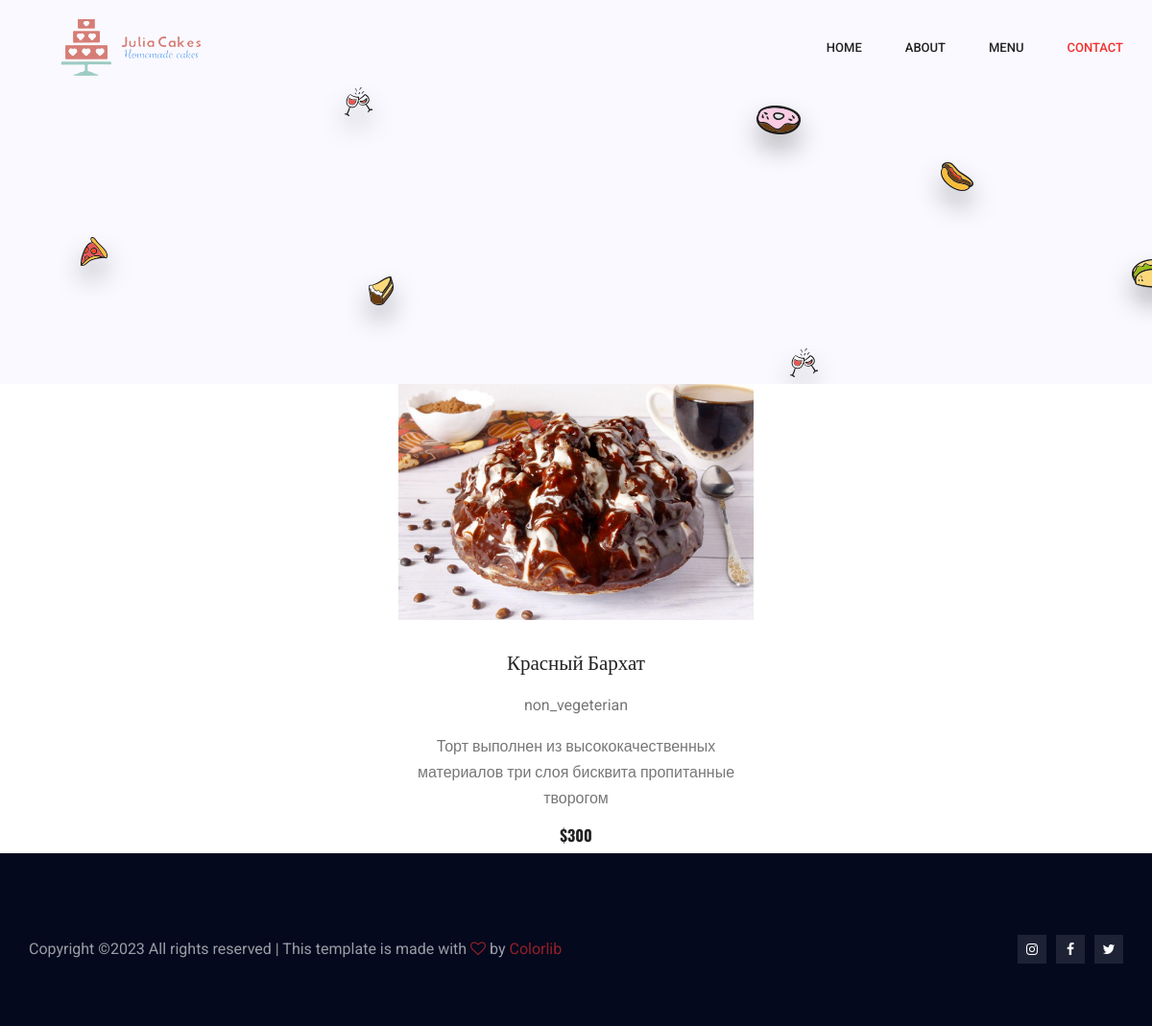
/cake_detail/2, run on the app's committed database.
### main/models.py (models this page shows, shortened)
class Cakes(models.Model):
    VEGETERIAN_CHOISE = [
        ('vegeterian', 'For Vegeterian'),
        ('non_vegeterian', ' No Vegeterian'),
    ]
    title = models.CharField(max_length=100)
    composition = models.CharField(max_length=100)
    layer_number = models.PositiveIntegerField()
    vegetarion_type = models.CharField(max_length=14, choices=VEGETERIAN_CHOISE)
    rating = models.IntegerField(validators=[
        MinValueValidator(0),
        MaxValueValidator(5),
    ])
    price = models.PositiveIntegerField()
    photo = models.ImageField(upload_to='')
    class Meta:
        verbose_name = "Торт"
        verbose_name_plural = "Торты"

### main/views.py (the view)
# urls.py: path('cake_detail/<int:pk>', cake_detail, name='cake_detail'),
def cake_detail(request, pk):
    cake = Cakes.objects.get(pk=pk)
    context = {
        'cake': cake,
    }
    return render(request, 'main/cake_detail.html', context)

### main/context_processors.py (called while the page is built)
def user(request):
    return {'user': get_user(request)}

### main/templates/main/cake_detail.html (shortened to what this page needs)
{% load static %}
{% load bootstrap4 %}
<!doctype html>
<html lang="en">
<head>
    <link rel="stylesheet" href="../../static/main/css/bootstrap.css">
    <link rel="stylesheet" href="../../static/main/vendors/linericon/style.css">
    <link rel="stylesheet" href="../../static/main/css/font-awesome.min.css">
    <link rel="stylesheet" href="../../static/main/vendors/owl-carousel/owl.carousel.min.css">
    <link rel="stylesheet" href="../../static/main/vendors/lightbox/simpleLightbox.css">
    <link rel="stylesheet" href="../../static/main/vendors/nice-select/css/nice-select.css">
    <link rel="stylesheet" href="../../static/main/vendors/animate-css/animate.css">
    <link rel="stylesheet" href="../../static/main/css/style.css">
    <link rel="stylesheet" href="../../static/main/css/responsive.css"></head>
<body>
    <header class="header_area">
        <div class="main_menu">
            <nav class="navbar navbar-expand-lg navbar-light">
                <div class="container">
                    <a class="navbar-brand logo_h" href="{% url 'main:home' %}">
                        <img class="logo-1" src="../../static/main/img/logo.png" alt="">
                    </a>
                    <div class="collapse navbar-collapse offset" id="navbarSupportedContent">
                        <ul class="nav navbar-nav menu_nav ml-auto">
                            <li class="nav-item"><a class="nav-link" href="{% url 'main:home' %}">Home</a></li>
                            <li class="nav-item"><a class="nav-link" href="{% url 'main:about-us' %}">About</a></li>
                            <li class="nav-item"><a class="nav-link" href="{% url 'main:menu' %}">Menu</a></li>
                            <li class="nav-item active"><a class="nav-link" href="{% url 'main:contact' %}">Contact</a></li>
                        </ul>
                    </div>
                </div>
            </nav>
        </div>
    </header>
    <section class="banner_area">
        <div class="banner_inner d-flex align-items-center">
            <div class="shape shape1"></div>
            <div class="shape shape2"></div>
            <div class="shape shape3"></div>
            <div class="shape shape4"></div>
            <div class="shape shape5"></div>
            <div class="shape shape6"></div>
            <div class="shape shape7"></div>
        </div>
    </section>
    <div class="row2">
        <div class="single_dish col-lg-4 col-md-6 text-center">
            <div class="thumb">
                <img class="img-fluid" src="{{cake.photo.url}}" alt="">
            </div>
            <h4>{{ cake.title }}</h4>
            <p>{{ cake.vegetarion_type}}</p>
            <p>{{ cake.composition}}</p>
            <h5 class="price">${{ cake.price }}</h5>
        </div>
    </div>
    <footer class="footer-area p_60" style="padding-bottom: 65px;">
        <div class="container">
            <div class="row footer-bottom d-flex justify-content-between align-items-center">
                <p class="col-lg-8 col-md-8 footer-text m-0">
Copyright &copy;<script>document.write(new Date().getFullYear());</script> All rights reserved | This template is made with <i class="fa fa-heart-o" aria-hidden="true"></i> by <a href="https://colorlib.com" target="_blank">Colorlib</a>
</p>
				<div class="col-lg-4 col-md-4 footer-social">
					<a href="https://www.instagram.com/julia.cakes_/"><i class="fa fa-instagram"></i></a>
					<a href="#"><i class="fa fa-facebook"></i></a>
					<a href="#"><i class="fa fa-twitter"></i></a>
				</div>
            </div>
        </div>
    </footer>
</body>
</html>

### data on the page
Cakes: photo (picture), title "Красный Бархат", vegetarion_type "non_vegeterian", composition "Торт выполнен из высококачественных материалов три слоя бисквита пропитанные творогом", price "300"
